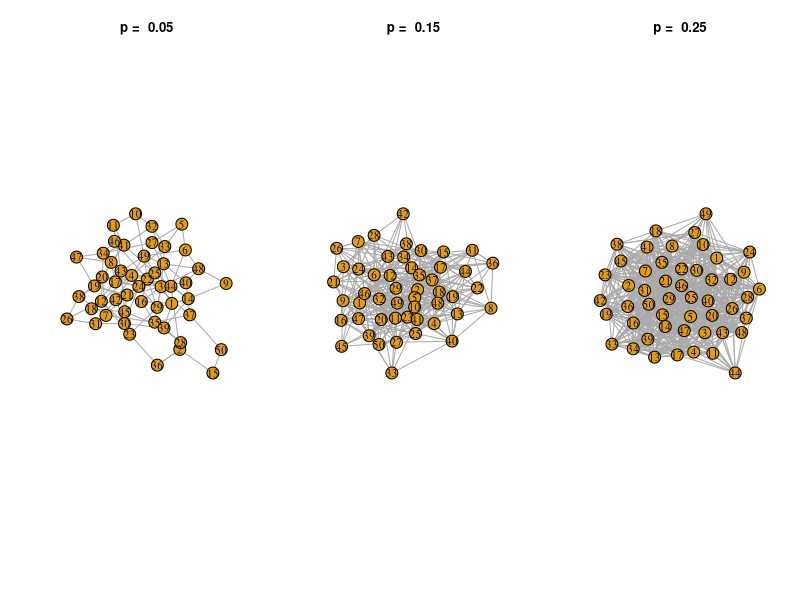

Generate this figure with R:
rm(list = ls())

library(igraph)

# Generating a directed graph from binomial random graph model G(n, p0)
par(mfrow = c(1, 3))

# Binomial Random Graphs
for (p0 in c(0.05, 0.15, 0.25)) {
  n <- 50
  Y <- matrix(NA, n, n)
  Y[row(Y) != col(Y)] <- rbinom(n*(n-1), 1, p0)
  brg <- graph_from_adjacency_matrix(Y, mode = 'directed')
  plot (brg, vertex.size = 15, edge.arrow.size = 0.005, main = paste('p = ', p0))
}


